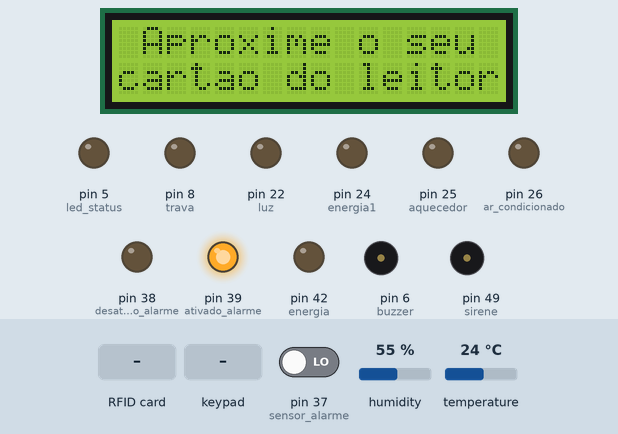
Simulated run of this sketch. Board: Arduino Mega 2560, built with avr-gcc and run on an emulated ATmega2560. On the bench: 16×2 character LCD, output pins drawn as LEDs (lit = HIGH), buzzer (waves = sounding, pin HIGH). Dashed ring = blinking. Inputs (shaded band) come from the test bench; at power-on: pin 37 (sensor_alarme) LOW, humidity 55 %, temperature 24 °C. Pins used as bus, display or sensor lines are not drawn; what the sketch prints to the serial monitor is not drawn.

Above: at 1.7 s.
1.8 s: RFID card F3 55 D8 00 held to the reader
At 2.4 s:
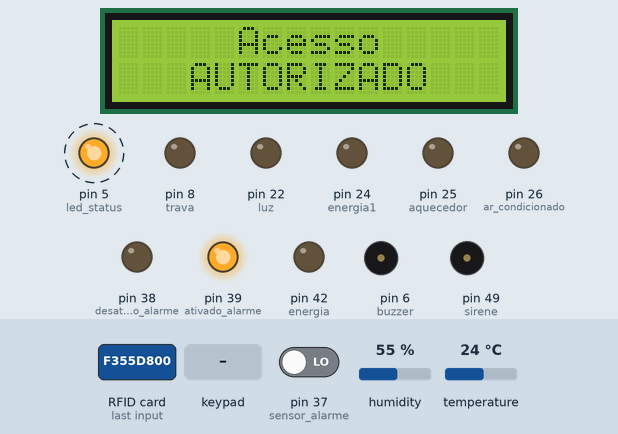
4.0 s: RFID card 5E 7A 19 C4 held to the reader
At 4.3 s:
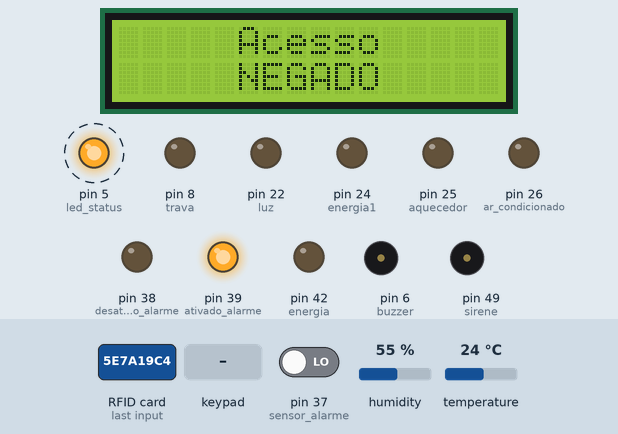
6.1 s: key '*' pressed
At 6.28 s:
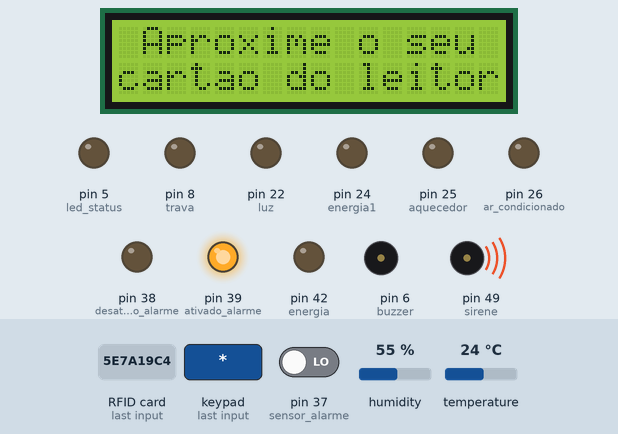
20.1 s: keypad keys 3 1 3 2 3 3 3 4 # pressed 0.4 s apart
At 24.6 s:
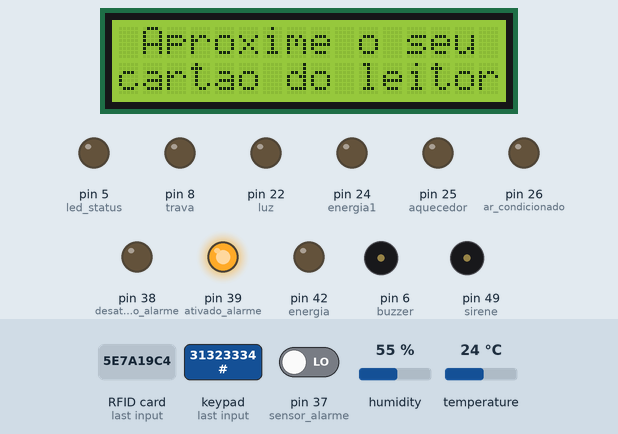
37.7 s: pin 37 (sensor_alarme) driven HIGH
At 50.6 s:
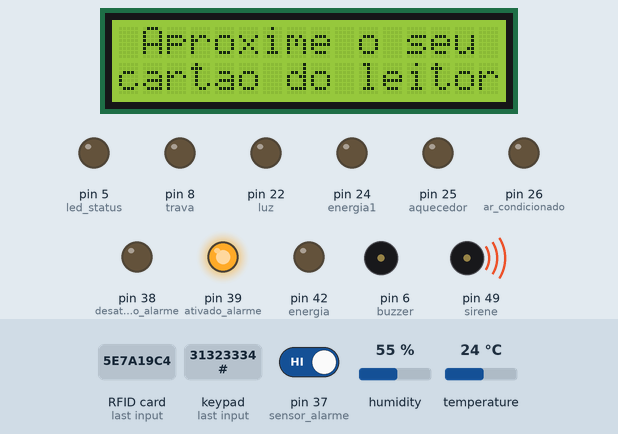
51.7 s: RFID card 5E 7A 19 C4 held to the reader
At 51.98 s:
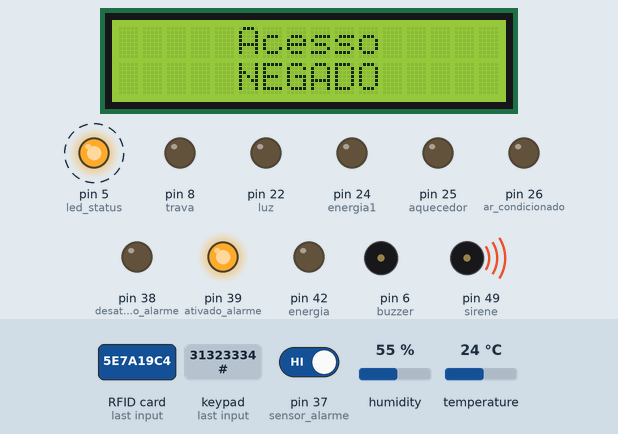
Timing chart, 0 to 54.7 s (numbered marks = the images above; inputs shaded):
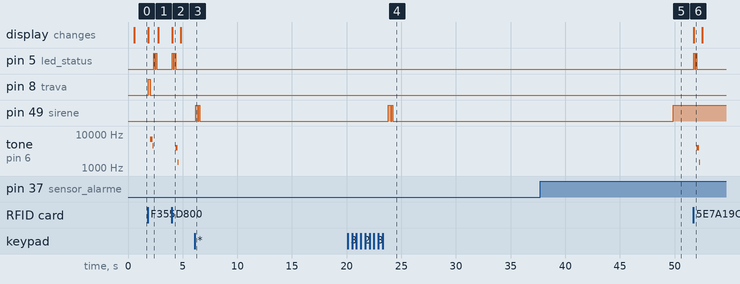

Measured:
- after the input at 1.8 s, pin 5 (led_status): alternates HIGH for 0.10 s and LOW for 0.10 s, 4 changes in all, then stays LOW, starting after 0.55 s; pin 8 (trava): LOW → HIGH after 0.05 s, → LOW 0.20 s later; tone on pin 6 (buzzer): silent → 7000 Hz after 0.25 s, → 4500 Hz 0.20 s later, → silent 0.10 s later; the display: changes after 0.05 s (image 1)
- after the input at 4.0 s, pin 5 (led_status): alternates HIGH for 0.10 s and LOW for 0.10 s, 4 changes in all, then stays LOW, starting after 0.05 s; tone on pin 6 (buzzer): silent → 4000 Hz after 0.35 s, → 1500 Hz 0.20 s later, → silent 0.10 s later; the display: changes after 0.05 s (image 2)
- after the input at 6.1 s, pin 49 (sirene): LOW → HIGH after 0.08 s, → LOW 0.20 s later, → HIGH 0.10 s later, → LOW 0.10 s later
- after the input at 20.1 s, pin 49 (sirene): LOW → HIGH after 3.7 s, → LOW 0.20 s later, → HIGH 0.10 s later, → LOW 0.10 s later
- after the input at 37.7 s, pin 49 (sirene): LOW → HIGH after 12.2 s
- after the input at 51.7 s, pin 5 (led_status): alternates HIGH for 0.10 s and LOW for 0.10 s, 4 changes in all, then stays LOW, starting at once; tone on pin 6 (buzzer): silent → 4000 Hz after 0.33 s, → 1500 Hz 0.20 s later, → silent 0.10 s later; the display: changes at once (image 6)
- what the display in image 1 shows lasts 0.9 s, from 1.9 s to 2.8 s

The sketch:

sistema.ino
```cpp
/*
##################################################
 #
 #	Arquivo: Sistema.ino
 #	Micro-processador: Arduino Mega 2560
 #	Objetivo:
 #                + Aplicaço do microprocessador citado a automaçao predial
 #                   - Fechadura eletrica com abertura RFID, comunicaçao via LCD e status por LED
 #                   - Alarme com sensor de PIR, teclado matricial para desativaçao, LEDs de status e buzzer para disparo de segurança
 #                   - Banheiro com luz automatizada com sensor PIR
 #                   - Temperatura controlada com sensor DHT 11, automatizando um aquecedor e um arcondicionado.
 #       Autor: Cleber Júnior (DwCleb)
 #
 #################################################
 */
//Inclusao das bibliotecas
#include <SPI.h>
#include <MFRC522.h>
#include<LiquidCrystal_I2C.h>
#include<Wire.h>
#include <Keypad.h>
#include <DHT.h>


// PORTA

#define SS_PIN 53 //define o pino 53 como entrada de dados sdk
#define RST_PIN 41 //define o pino 41 como entrada de dados reset
MFRC522 mfrc522(SS_PIN, RST_PIN);   // Create MFRC522 instance.
LiquidCrystal_I2C lcd(0x27, 2, 1, 0, 4, 5, 6, 7, 3, POSITIVE);//define o LCD para transmiçao serial
char st[20];// declara uma variavel st de tamanho 20 como caractere
int buzzer = 6;// define a saida do buzer como 7
int led_status = 5; //led de status liberado
int trava = 8;//trava definida como pino 8

//Alarme
char* senha = "2580";//senha para acesso
int position = 0; //char posiçao 0
const byte LINHAS = 4; //definindo linhas
const byte COLUNAS = 3; // definindo colunas
char teclas[LINHAS][COLUNAS] = { //mapeando teclado
  {
    '1','2','3'  }
  ,
  {
    '4','5','6'  }
  ,
  {
    '7','8','9'  }
  ,
  {
    '*','0','#'  }
};
byte pinoLinha[LINHAS] = {
  31,32,33,34}; // pinos referentes as linhas
byte pinoColuna[COLUNAS] = {
  28,29,30}; //pinos referentes as colunas
Keypad keypad = Keypad(makeKeymap(teclas), pinoLinha, pinoColuna, LINHAS, COLUNAS); //teclado configurado
int desativado_alarme = 38; //estado desativado do alarme
int ativado_alarme = 39; //estado ativado do alarme
#define tempo 10 // definindo tempo = 10
int frequencia = 0; // frenquencia em valor 0
int sirene = 49; // pino do buzzer em n 17
int sensor_alarme = 37; // pino do sensor em n 22
int estado_sensor_alarme;//define a variavel estado_sensor_alarme como inteira
int periodo_alarme;//define a variavel periodo_alarme como inteira
int estado_desativado_alarme;//define a variavel estado_desativado_alarme como inteira
int energia = 42; // pino ligado ao relay para liberar a energia do escritorio
int energia1 = 24;// pino ligado ao relay para liberar a energia para a luz do escritorio
int periodoOn; //define a variavel periodoON como inteira
int estado_alarme;//define a variavel estado_alarme como inteira
int estado_sirene;//define a variavel estado_sirene como inteira
int count = 0;
//REFRIGERAÇAO

#define DHTPIN A1 // pino que estamos conectado
#define DHTTYPE DHT11 // DHT 11
// Conecte pino 1 do sensor (esquerda) ao +5V
// Conecte pino 2 do sensor ao pino de dados definido em seu Arduino
// Conecte pino 4 do sensor ao GND
DHT dht(DHTPIN, DHTTYPE); //definiçao do sensor, a partir de sua biblioteca
int ar_condicionado = 26;// define a variavel ar_condicionado como inteira e sua saida a 26
int ar = 44; // define a saida 26 para o arcondicionado
int aquecedor = 25; //define a saida 25 para o aquecedor
int periodo_dht;// declara a variavell periodo como inteira
int arc = 0;
int aq = 0;
// BANHEIRO

int  periodo = 0;  // declara a variavel periodo como inteira
int  luz =  22 ; // declara o pino 22 como luz
int estado_luz;     // declara a cariavel estado_luz como inteira
int sensor_wc = 23 ; // declara o pino 23 como sensor_wc
int estado_sensor_wc;   //declara a variavel estado_sensor_wc como inteira
int periodo_wc; // delara a variavel periodo_wc como inteira
int on = 0; // declara a variavel on como inteira e define seu valor a 0

//ESTADO SISTEMA
int periodo_estado = 0;

void setup()
{
  //Porta
  pinMode(led_status, OUTPUT); // define o LED verde como saida
  pinMode(trava, OUTPUT); // define o pino da trava como saida
  Serial.begin(9600);   // Inicia a serial
  SPI.begin();      // Inicia  SPI bus
  mfrc522.PCD_Init();   // Inicia MFRC522
  pinMode (buzzer, OUTPUT);// define buzzer como saida
  lcd.begin(16,2);// define 16 colunas e 2 linhas para o lcd
  //Alarme
  pinMode(desativado_alarme, OUTPUT);//led vermelho como saida
  pinMode(ativado_alarme, OUTPUT);//led vermelho como saida
  fechadoOk(true);// informa o que a funçao fechadoOk tem o parametro TRUE
  pinMode(sirene,OUTPUT); //Pino do buzzer do alarme
  pinMode(sensor_alarme, INPUT); //pino do alarme como saida
  pinMode(energia, OUTPUT); // pino que fornecera a energia para o escritorio
  pinMode(energia1, OUTPUT);// pino que fornecera a energia da lampada do escritorio
  estado_alarme = HIGH; // define o alarme ligado
  //refrigeraçao
  pinMode(ar_condicionado, OUTPUT); // define a varivael ar condicionado como saida
  pinMode(aquecedor, OUTPUT); // define a variavel aquecedor como saida
  dht.begin(); // define a funçao dht para inicializar

  //BAnheiro
  pinMode(luz, OUTPUT); // define a varivael luz como pino de saída
  pinMode(sensor_wc, INPUT); // define a variavel sensor_wc como entrada
  digitalWrite(luz, LOW); //desliga a luz
  mensageminicial();
  digitalWrite(led_status, LOW);
}

void loop(){
  mensageminicial();//chama a funçao mensageminicial
  porta();//chama a porta
  alarme();//chama a funçao alarme
  delay(30);// delay de 50 ms
  if ( periodo_estado == 50){
    Serial.println("Fim Loop");// emite no monitor da IDE a seguinte mensagem citada
  }
  if ( periodo_estado == 110){
    estado();
  }
  periodo_estado ++;
}
void porta()
{
  if ( periodo_estado == 50){
    Serial.println("Porta");// emite no monitor da IDE a seguinte mensagem citada
  }
  // Look for new cards
  if ( ! mfrc522.PICC_IsNewCardPresent()) //se nao detectar o cartao
  {
    return;//retorna para o inicio
  }
  // Select one of the cards
  if ( ! mfrc522.PICC_ReadCardSerial()) // se o cartao nao tiver serial
  {
    return;// retorna ao inicio
  }
  String conteudo= ""; //define "conteudo ="" " como string
  byte letra; // define "letra" como Byte
  for (byte i = 0; i < mfrc522.uid.size; i++) // laço de repetiçao, para i de 1 ate o tamanho da serial, incremento em i.
  {
    conteudo.concat(String(mfrc522.uid.uidByte[i] < 0x10 ? " 0" : " "));//recolhe a serial
    conteudo.concat(String(mfrc522.uid.uidByte[i], HEX));//transforma a serial para hexadecimal
  }
  conteudo.toUpperCase();//chama a funçao que esta na biblioteca do RFID
  if (conteudo.substring(1) == "F3 55 D8 00" || conteudo.substring(1) == "92 2F DD 76") //se as seriais forem algumas das citadas
  {
    autorizado();//chama a funçao autorizado
  }
  else{//senao
    negado();//chama a funçao negado
  }
  mensageminicial();//chama a funçao mensageminicial
}

void mensageminicial()
{
  lcd.clear();//Limpa o LCD
  lcd.setCursor(0,0);
  lcd.print(" Aproxime o seu"); // emite a frase apresentada no LCD
  lcd.setCursor(0,1);// cursor do LCD na linha 1
  lcd.print("cartao do leitor");  // emite a frase apresentada no LCD
}
void autorizado()
{
  lcd.clear();// limpa o LCD
  lcd.setCursor(0,0);// cursor do LCD na linha 1
  lcd.print("     Acesso ");// emite a frase apresentada no LCD
  lcd.setCursor(0,1);// cursor do LCD na linha 2
  lcd.print("   AUTORIZADO"); // emite a frase apresentada no LCD
  Serial.println("Acesso Autorizado");
  Serial.println("");
  digitalWrite(trava, HIGH);// manda energia para o pino da trava
  delay(200);// espera 200ms
  digitalWrite(trava, LOW);//encerra a energia mandada para o pino da trava
  tone(buzzer, 7000);// emite uma sonoridade em 7000Mhz no buzzer
  delay(200);//espera 300 ms
  tone(buzzer, 4500);// emite uma sonoridade em 4500Mhz no buzzer
  delay(100);//espera 200 ms
  noTone(buzzer);// cancela a sonoridade no buzzer
  digitalWrite(led_status, HIGH);
  delay(100);
  digitalWrite(led_status, LOW);
  delay(100);
  digitalWrite(led_status, HIGH);
  delay(100);
  digitalWrite(led_status, LOW);
  mensageminicial();


}

void negado()
{
  lcd.clear();// limpa o LCD
  lcd.setCursor(0,0);// cursor do LCD na linha 1
  lcd.print("     Acesso ");// emite a frase apresentada no LCD
  lcd.setCursor(0,1);// cursor do LCD na linha 2
  lcd.print("     NEGADO"); // emite a frase apresentada no LCD
  Serial.println(" Acesso Negado");
  Serial.println("");
  digitalWrite(led_status, HIGH);
  delay(100);
  digitalWrite(led_status, LOW);
  delay(100);
  digitalWrite(led_status, HIGH);
  delay(100);
  digitalWrite(led_status, LOW);
  tone(buzzer, 4000);// emite uma sonoridade em 4000Mhz no buzzer
  delay(200);//espera 300 ms
  tone(buzzer, 1500);// emite uma sonoridade em 1500Mhz no buzzer
  delay(100);//espera 200 ms
  noTone(buzzer); // cancela a sonoridade no buzzer
  delay(50);//espera 400 ms
  mensageminicial();//chama a funçao mensageminicial
}


//ALARME


void alarme()// funçao alarme
{
  if ( periodo_estado == 50){
    Serial.println("Alarme");// emite no monitor da IDE a seguinte mensagem citada
  }
  if(estado_alarme == HIGH) // se estado_alarme estiver liga, estado em 1.
  { // se o estado do alarme estiver recebido HIGH
    estado_sensor_alarme = digitalRead(sensor_alarme); //a variavel estado_sensor_alarme armazena a leitura do sensor
    if( estado_sensor_alarme == HIGH) // se estado_sensor_alarme estiver ligado, estado em 1
    { //se o sensor apresentar sinal HIGH
      periodoOn = HIGH; // periodoOn recebera HIGH
    }
  }
  if(periodoOn == HIGH)
  {
    ;// se periodoOn for igual a HIGH
    periodo_alarme = periodo_alarme + 1; // perido_alarme e incrementado
    digitalWrite(luz, LOW);
  }
  if(periodo_alarme > 130)
  { // se periodo_alarme for maior que 250
    periodoOn = LOW; // periodoOn recebe LOW
    periodo_alarme = 0; // periodo_alarme = 0<
    Sirene(); //chama a funçao sirene
  }
  if( estado_alarme == LOW)
  { // se estado_alarme for igual a LOW
    periodoOn = LOW; // estado periodoOn recebe LOW
    periodo_alarme = 0; //periodo_alarme recebe 0
    wc();//chama a funçao wc
    refrigeracao();//chama a funçao refrigeraçao
  }
  if(estado_sirene == HIGH)
  { //se estado da sirene for igual a HIGH
    periodo_alarme = periodo_alarme + 1; //periodo do alarme incrementado
    digitalWrite(luz, LOW);
  }

  // Verificaçao da senha...

  char key = keypad.getKey();// key, varivel do tipo Char, recebe um comando da biblioteca do teclado, referente a senha
  if (key == '#' || key == '*'){ // se o que foi digitado for * ou #
    position = 0; //recebe a posiçao 0
    fechadoOk(true); // o alarme e ativado
    digitalWrite(luz, LOW); //desliga a luz
  }
  if (key == senha[position]){// se o numero digitado for um dos numeros pertecentes a senha
    position ++; // posiçao recebe incremento

  }
  if (position == 4){ //se a posiçao chegar a 4
    fechadoOk(false); // o alarme e desativado
    digitalWrite(sirene, LOW);
  }
}

void fechadoOk(int fechado)
{
  if (fechado){ //se fechado for TRUE
    digitalWrite(ativado_alarme, HIGH); // a led verde e acessa idicando alarme ON
    estado_alarme = HIGH; // a variavel estado do alarme recebe HIGH == ON
    digitalWrite(desativado_alarme, LOW); // a led vermemlha fica apagada
    digitalWrite(energia, LOW);//interrompe a energia do escritorio (desliga o relay)
    digitalWrite(energia1, LOW);//deliga a luz do escritorio (desliga o relay)
    digitalWrite(ar_condicionado, LOW); // desliga o ar condicionado
    digitalWrite(aquecedor, LOW); // deliga o aquecedor
    digitalWrite(luz, LOW); //desliga a luz
    digitalWrite(sirene, HIGH);
    delay(200);
    digitalWrite(sirene,LOW);
    delay(100);
    digitalWrite(sirene, HIGH);
    delay(100);
    digitalWrite(sirene, LOW);
    /*tone(buzzer_a, 1000); // emite uma sonoridade a 5000 Mhz no buzzer
     delay(300);// espera 300 milesegundos
     tone(buzzer_a, 1300);// emite uma sonoridade a 3000 Mhz no buzzer
     delay(200);// espera 200 milesegundos
     noTone(buzzer_a);// indica que o buzzer nao tocara mais
     */
  }
  else{ //senao
    digitalWrite(ativado_alarme, LOW);// led verde, que indica alarme ativado, e desligada
    digitalWrite(energia, HIGH);//libera a energia do escritorio (desliga o relay)
    digitalWrite(energia1, HIGH);//liga a luz do escritorio (desliga o relay)
    estado_alarme = LOW; // estado do alarme recebe LOW == OFF
    estado_sirene = LOW; // estado da sirene recebe LOW == OF
    digitalWrite(desativado_alarme, HIGH);// a led vermelha, que indica que o alarme esta desativado, e acessa
    digitalWrite(sirene, LOW);
    delay(200);
    digitalWrite(sirene,HIGH);
    delay(100);
    digitalWrite(sirene, LOW);
    delay(200);
    digitalWrite(sirene, HIGH);
    delay(100);
    digitalWrite(sirene, LOW);

    /*
      tone(buzzer_a, 1300); // emite uma sonoridade a 5000 Mhz no buzzer
     delay(300);// espera 300 milesegundos
     tone(buzzer_a, 1000);// emite uma sonoridade a 3000 Mhz no buzzer
     delay(200);// espera 200 milesegundos
     noTone(buzzer_a);// indica que o buzzer nao tocara mais
     */

  }
}

void Sirene(){// funçao da sirene
  digitalWrite(sirene, HIGH);
  estado_sirene = HIGH; //estado sa sirene recebe HIGH == ON

}


//refrigeraçao

void refrigeracao() // funçao para a refrigeraçao
{
  if ( periodo_estado == 50){
    Serial.println("Refrigracao");// emite no monitor da IDE a seguinte mensagem citada
  }
  float t = dht.readTemperature(); // variavel t armazena o valor da temperatura lido pelo sensor
  if (isnan(t))// testa se retorno é valido, caso contrário algo está errado.
  {
    Serial.println("Algo de errado com o sensor DHT");//Emite no monitor da IDE a frase apresentada
  }
  if ( t > 24){ //se o valor da temperatura for maior que 24 gruas celsius
    digitalWrite(ar_condicionado, HIGH); // liga o cooler, ar condicionado
    arc = 1;
  }
  else{//senao
    if ( t >= 22 && t <= 23 ) {// se a temperatura estiver entre 22 e 23 gruas celsius
      digitalWrite(ar_condicionado, LOW); // desliga o ar condicionado
      digitalWrite(aquecedor, LOW); // deliga o aquecedor
      arc = 0;
      aq = 0;
    }
    if ( t < 21){//se o valor da temperatura for menor que 21
      digitalWrite(aquecedor, HIGH); // liga o aquecedor
      aq = 1;
    }
  }
  periodo_dht = 0; // define o valor 0 a variavel periodo_dht
  /*
  Minesterio da sade aconselha que deve-se regular a temperatura do ar condicionado
   entre 21 a 24 graus. Segundo isso, o programa foi ajustado para
   que esse conselho seja seguido e a saude de quem utilizar a sala
   seja preservada.
   */
}

// BANHEIRO

void wc()
{
  if ( periodo_estado == 50){
    Serial.println("Banheiro");// emite no monitor da IDE a seguinte mensagem citada
  }
  if( on == 1){ //se a variavel luz for diferente de desligada
    periodo_wc = periodo_wc + 1; //periodo do wc  incrementado
    if( periodo_wc > 300){ // se o periodo for mais que 300
      digitalWrite(luz, LOW); //desliga a luz
      on = 0;
      periodo_wc = 0; //periodo do wc vai receber
    }
  }
  estado_sensor_wc = digitalRead(sensor_wc); //uma variavel vai guardar a leitura do sensor do WC
  if( estado_sensor_wc == HIGH ){ // se o sensor for ligado
    digitalWrite(luz, HIGH);//luz acende
    on = 1;
    periodo_wc = 0;// periodo do wc recebe 0
  }
}
void estado(){


  Serial.println("+ = = = = = ESTADO GERAL DO SISTEMA = = = = = +");
  Serial.print("");
  //sala
  Serial.println("# STATUS SALA #");
  Serial.print("- Estado da energia: ");
  if (estado_alarme == LOW){
    Serial.println("Liberada!");
  }
  else{
    Serial.println("Restringida");
  }
  Serial.print("- Luz: ");
  if (estado_alarme == LOW){
    Serial.println("Ligada!");
  }
  else{
    Serial.println("Desativada");
  }
  Serial.print("- Seguranca: ");
  if ( estado_alarme == HIGH){
    Serial.println("Ativada");
  }
  else{
    Serial.println("Desativada");
  }
  Serial.println("=============================================");
  //Alarme
  Serial.println("# STATUS ALARME #");
  Serial.print("- Estado: ");
  if ( estado_alarme == HIGH){
    Serial.println("Ativado");
  }
  else{
    Serial.println("Desativado");
  }
  Serial.print("- Periodo: ");
  Serial.println(periodo_alarme);
  Serial.print("- Status do sensor: ");
  Serial.println(estado_sensor_alarme);
  Serial.print("- Estado Sirene: ");
  Serial.println(estado_sirene);
  Serial.println("=============================================");

  //Banheiro
  Serial.println("# STATUS DO BANHEIRO #");
  Serial.print("- Estado Luz:  ");
  Serial.println(on);
  Serial.print("- Tempo decorrido: ");
  Serial.println(periodo_wc);
  Serial.print("- Status do sensor: ");
  Serial.println(estado_sensor_wc);
  Serial.println("=============================================");

  //refrigeraçao
  Serial.println("# STATUS DA REFRIGERACAO #");
  float t = dht.readTemperature(); // variavel t armazena o valor da temperatura lido pelo sensor
  Serial.print("- Temperatura: ");//Emite no monitor da IDE a frase apresentada
  Serial.print(t); // Emite no monitor da IDE o valor da varivavel
  Serial.println("  Graus Celsius"); // Emite no monitor da IDE a frase apresentada, com quebra de linha "ln"
  Serial.print("- Componente Ligado:  ");
  if ((aq == 1) && (arc == 0)){
    Serial.println("Aquecedor");
  }
  else{
    if ((aq == 0) && (arc == 1)){
      Serial.println("Ar condicionado ");
    }
    else{

      Serial.println("Nenhum componente de refrigeracao esta ativado. ");

    }
  }

  Serial.println("=============================================");
  periodo_estado = 0;
}
```
